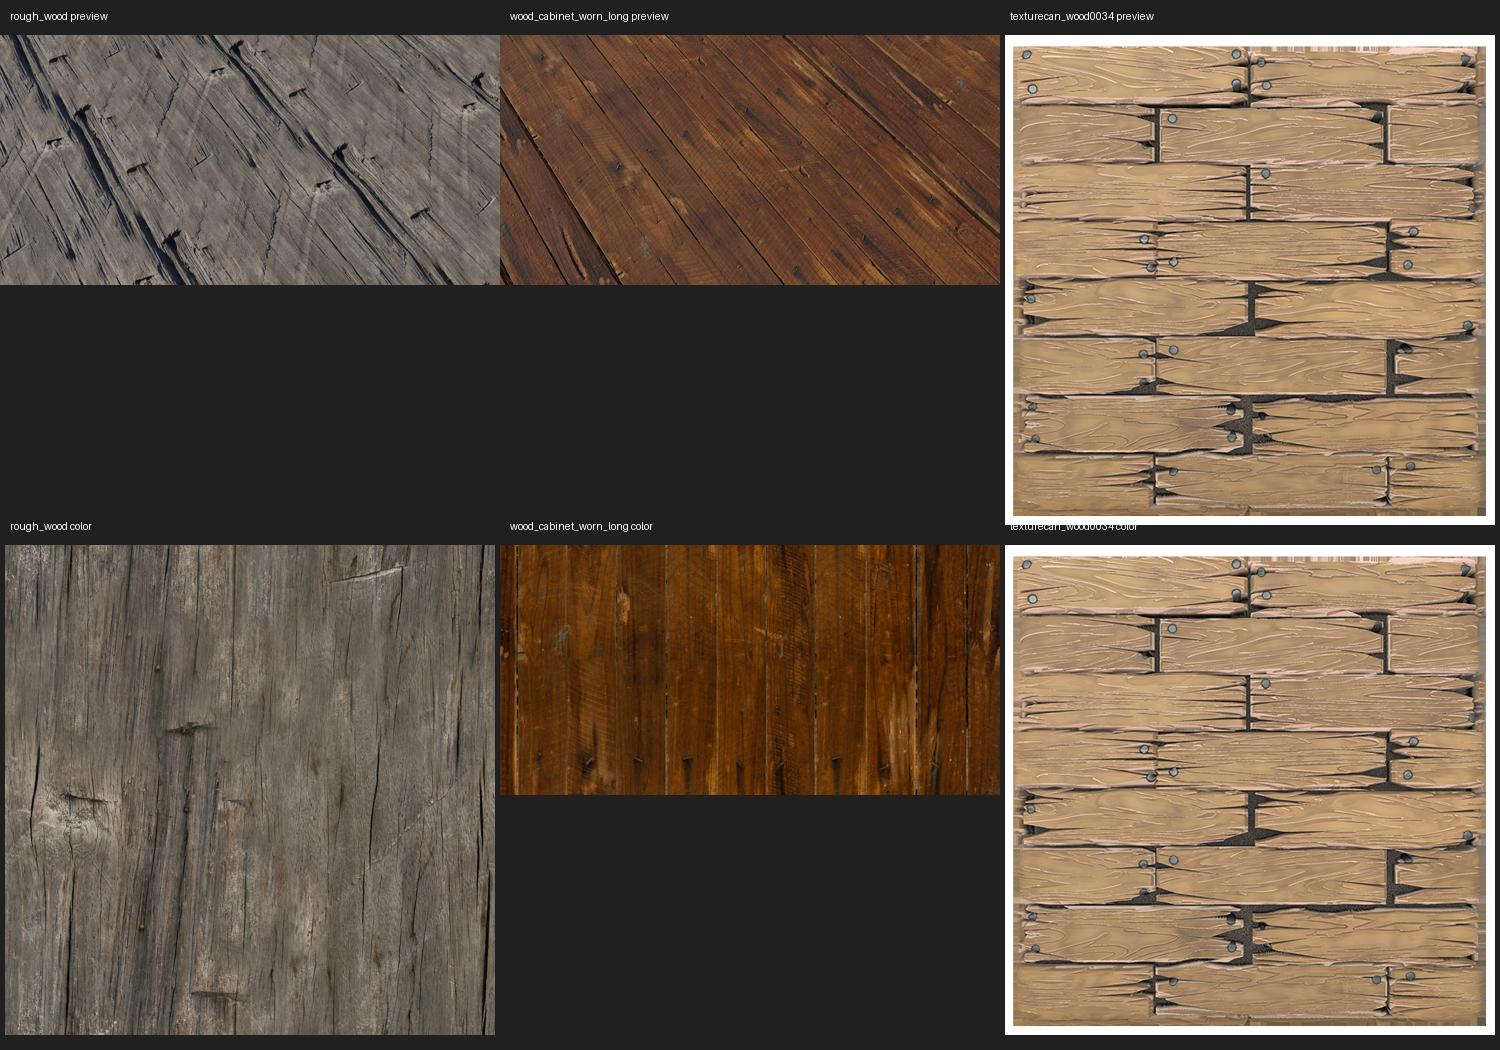

Reproduce this figure in Python.
from pathlib import Path
from PIL import Image,ImageOps,ImageDraw
P=Path(__file__).resolve().parent
out=Image.new('RGB',(1500,1050),'#202020');dr=ImageDraw.Draw(out)
for i,n in enumerate(['rough_wood','wood_cabinet_worn_long','texturecan_wood0034']):
 d=P/'resources'/n
 for j,f in enumerate([d/'preview.png',next(d.glob('*diff*'),next(iter((d/'maps').rglob('*base*')),d/'preview.png'))]):
  im=ImageOps.contain(Image.open(f).convert('RGB'),(500,490));out.paste(im,(i*500+(500-im.width)//2,35+j*510));dr.text((i*500+10,10+j*510),n+' '+('preview' if j==0 else 'color'),fill='white')
out.save(P/'resource_sheet.jpg')
print([str(p) for p in (P/'resources/texturecan_wood0034/maps').rglob('*')])
